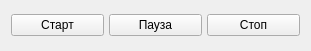
<?xml version="1.0" encoding="UTF-8"?>
<ui version="4.0">
 <class>ToggleButton</class>
 <widget class="QWidget" name="ToggleButton">
  <property name="geometry">
   <rect>
    <x>0</x>
    <y>0</y>
    <width>311</width>
    <height>51</height>
   </rect>
  </property>
  <property name="windowTitle">
   <string>Form</string>
  </property>
  <layout class="QHBoxLayout" name="horizontalLayout">
   <property name="spacing">
    <number>5</number>
   </property>
   <item>
    <widget class="QPushButton" name="startButton">
     <property name="text">
      <string>Старт</string>
     </property>
    </widget>
   </item>
   <item>
    <widget class="QPushButton" name="pauseButton">
     <property name="text">
      <string>Пауза</string>
     </property>
    </widget>
   </item>
   <item>
    <widget class="QPushButton" name="stopButton">
     <property name="text">
      <string>Стоп</string>
     </property>
    </widget>
   </item>
  </layout>
 </widget>
 <resources/>
 <connections/>
</ui>
